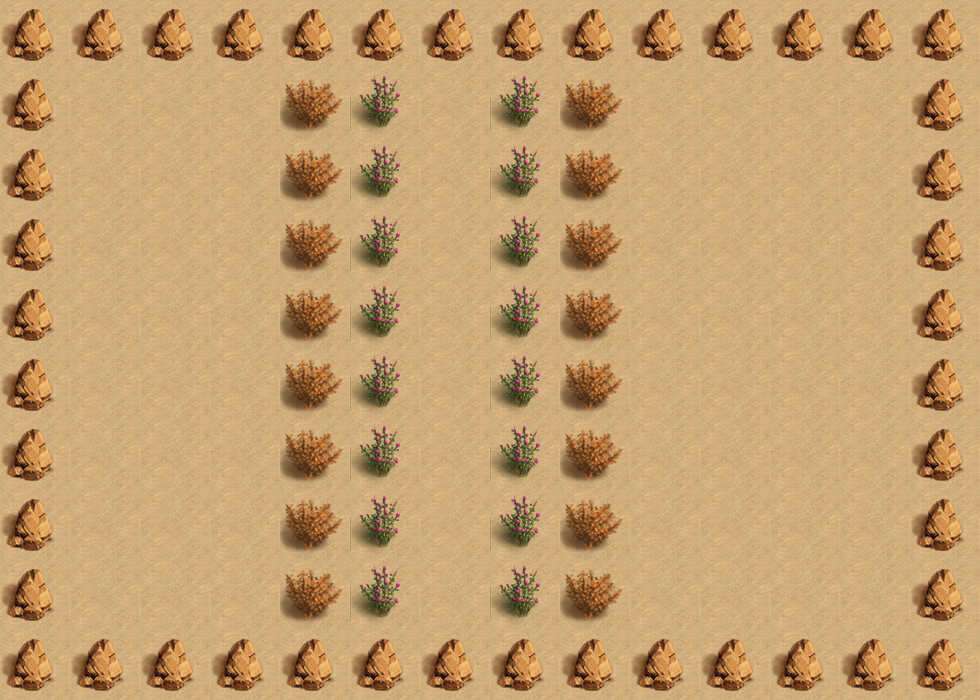

This game map was drawn from its Tiled (.tmx) file and the tilesets committed beside it. A one-line description and the trimmed map source follow:
An orthogonal 14x10 tile map with 70x70 px tiles, 2 tile layers (bgLayer, walkLayer) and 13 objects (7x monster_0, player, exit, key, box_1, ...).

<map version="1.0" orientation="orthogonal" renderorder="right-down" width="14" height="10" tilewidth="70" tileheight="70" nextobjectid="26">
 <tileset firstgid="1" name="map" tilewidth="70" tileheight="70" tilecount="4">
  <image source="map.png" width="140" height="140" />
 </tileset>
 <layer name="bgLayer" width="14" height="10">
  <data>[140 cells, 140 non-empty, 1 distinct tile ids]</data>
 </layer>
 <layer name="walkLayer" width="14" height="10">
  <data>[140 cells, 76 non-empty, 3 distinct tile ids]</data>
 </layer>
 <objectgroup name="object0">
  <object id="1" name="player" x="420" y="70" width="70" height="70" />
 </objectgroup>
 <objectgroup name="object1">
  <object id="2" name="exit" x="420" y="490" width="70" height="70" />
  <object id="4" name="key" x="420" y="140" width="70" height="70" />
 </objectgroup>
 <objectgroup name="object2">
  <object id="5" name="box_1" x="420" y="210" width="70" height="70" />
  <object id="6" name="box_2" x="420" y="420" width="70" height="70" />
  <object id="7" name="box_3" x="420" y="350" width="70" height="70" />
 </objectgroup>
 <objectgroup name="object4">
  <object id="15" name="monster_0" x="210" y="490" width="70" height="70">
   <properties>
    <property name="dirX" value="0" />
    <property name="dirY" value="1" />
    <property name="path" value="monster_1.png" />
    <property name="reverse" value="-2" />
    <property name="speed" value="100" />
   </properties>
  </object>
  <object id="16" name="monster_0" x="70" y="490" width="70" height="70">
   <properties>
    <property name="dirX" value="0" />
    <property name="dirY" value="1" />
    <property name="path" value="monster_1.png" />
    <property name="reverse" value="-2" />
    <property name="speed" value="100" />
   </properties>
  </object>
  <object id="17" name="monster_0" x="140" y="490" width="70" height="70">
   <properties>
    <property name="dirX" value="0" />
    <property name="dirY" value="1" />
    <property name="path" value="monster_1.png" />
    <property name="reverse" value="-2" />
    <property name="speed" value="100" />
   </properties>
  </object>
  <object id="18" name="monster_0" x="700" y="490" width="70" height="70">
   <properties>
    <property name="dirX" value="0" />
    <property name="dirY" value="1" />
    <property name="path" value="monster_1.png" />
    <property name="reverse" value="-2" />
    <property name="speed" value="100" />
   </properties>
  </object>
  <object id="19" name="monster_0" x="630" y="490" width="70" height="70">
   <properties>
    <property name="dirX" value="0" />
    <property name="dirY" value="1" />
    <property name="path" value="monster_1.png" />
    <property name="reverse" value="-2" />
    <property name="speed" value="100" />
   </properties>
  </object>
  <object id="21" name="monster_0" x="770" y="490" width="70" height="70">
   <properties>
    <property name="dirX" value="0" />
    <property name="dirY" value="1" />
    <property name="path" value="monster_1.png" />
    <property name="reverse" value="-2" />
    <property name="speed" value="100" />
   </properties>
  </object>
  <object id="25" name="monster_0" x="840" y="490" width="70" height="70">
   <properties>
    <property name="dirX" value="0" />
    <property name="dirY" value="1" />
    <property name="path" value="monster_1.png" />
    <property name="reverse" value="-2" />
    <property name="speed" value="100" />
   </properties>
  </object>
 </objectgroup>
</map>
